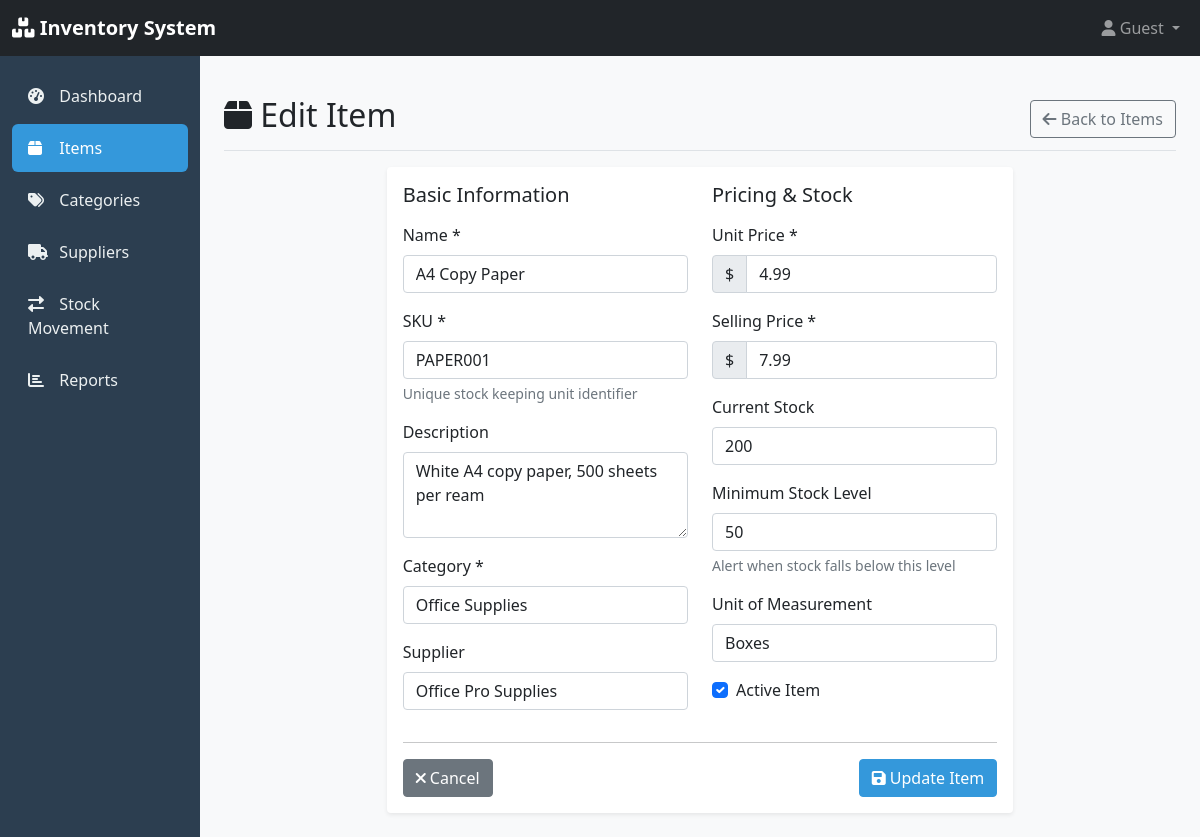
Before: /inventory/items/4/edit/ with the older database file.
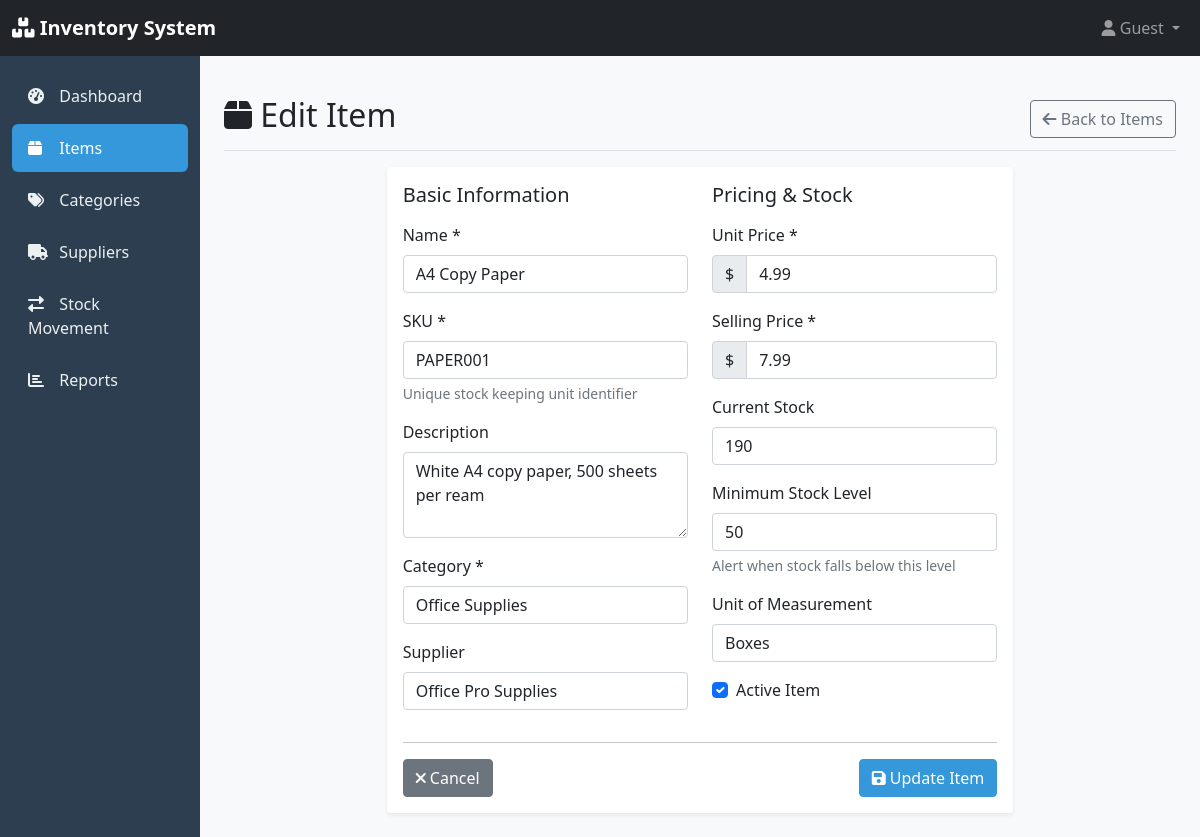
After: the same page with the newer database file.
### inventory/models.py (models this page shows, shortened)
class Item(models.Model):
    UNIT_CHOICES = [
        ('pieces', 'Pieces'),
        ('kg', 'Kilograms'),
        ('liters', 'Liters'),
        ('meters', 'Meters'),
        ('boxes', 'Boxes'),
    ]
    name = models.CharField(max_length=200)
    description = models.TextField(blank=True)
    sku = models.CharField(max_length=50, unique=True, help_text="Stock Keeping Unit")
    category = models.ForeignKey(Category, on_delete=models.CASCADE, related_name='items')
    supplier = models.ForeignKey(Supplier, on_delete=models.SET_NULL, null=True, blank=True, related_name='items')
    unit_price = models.DecimalField(max_digits=10, decimal_places=2, validators=[MinValueValidator(Decimal('0.00'))])
    selling_price = models.DecimalField(max_digits=10, decimal_places=2, validators=[MinValueValidator(Decimal('0.00'))])
    quantity_in_stock = models.PositiveIntegerField(default=0)
    minimum_stock_level = models.PositiveIntegerField(default=10, help_text="Alert when stock falls below this level")
    unit_of_measurement = models.CharField(max_length=20, choices=UNIT_CHOICES, default='pieces')
    is_active = models.BooleanField(default=True)
    created_at = models.DateTimeField(auto_now_add=True)
    updated_at = models.DateTimeField(auto_now=True)
    created_by = models.ForeignKey(User, on_delete=models.SET_NULL, null=True, blank=True)
    class Meta:
        ordering = ['name']

### inventory/views.py (the view)
# urls.py: path('items/<int:item_id>/edit/', views.item_edit, name='item_edit'),
def item_edit(request, item_id):
    item = get_object_or_404(Item, id=item_id)
    if request.method == 'POST':
        form = ItemForm(request.POST, instance=item)
        if form.is_valid():
            form.save()
            messages.success(request, f'Item "{item.name}" updated successfully!')
            return redirect('inventory:item_detail', item_id=item.id)
    else:
        form = ItemForm(instance=item)
    return render(request, 'inventory/item_form.html', {
        'form': form,
        'item': item,
        'title': 'Edit Item'
    })

### inventory/models.py (called while the page is built)
    def __str__(self):
        return self.name

    def __str__(self):
        return self.name

### inventory/templates/inventory/item_form.html (shortened to what the changed rows need)
{% extends 'inventory/base.html' %}
{% block content %}
<div class="d-flex justify-content-between flex-wrap flex-md-nowrap align-items-center pt-3 pb-2 mb-3 border-bottom">
    <h1 class="h2">
        <i class="fas fa-box"></i>
        {{ title }}
    </h1>
</div>
<div class="row justify-content-center">
    <div class="col-md-8">
        <div class="card">
            <div class="card-body">
                <form method="post">
                    <div class="row">
                        <div class="col-md-6">
                            <div class="mb-3">
                                <label for="{{ form.name.id_for_label }}" class="form-label">Name *</label>
                                {{ form.name }}
                            </div>
                            <div class="mb-3">
                                <label for="{{ form.sku.id_for_label }}" class="form-label">SKU *</label>
                                {{ form.sku }}
                                <div class="form-text">Unique stock keeping unit identifier</div>
                            </div>
                            <div class="mb-3">
                                <label for="{{ form.description.id_for_label }}" class="form-label">Description</label>
                                {{ form.description }}
                            </div>
                            <div class="mb-3">
                                <label for="{{ form.category.id_for_label }}" class="form-label">Category *</label>
                                {{ form.category }}
                            </div>
                            <div class="mb-3">
                                <label for="{{ form.supplier.id_for_label }}" class="form-label">Supplier</label>
                                {{ form.supplier }}
                            </div>
                        </div>
                        <div class="col-md-6">
                            <div class="mb-3">
                                <div class="input-group">
                                    <span class="input-group-text">$</span>
                                    {{ form.unit_price }}
                                </div>
                            </div>
                            <div class="mb-3">
                                <div class="input-group">
                                    <span class="input-group-text">$</span>
                                    {{ form.selling_price }}
                                </div>
                            </div>
                            <div class="mb-3">
                                <label for="{{ form.quantity_in_stock.id_for_label }}" class="form-label">Current Stock</label>
                                {{ form.quantity_in_stock }}
                            </div>
                            <div class="mb-3">
                                <label for="{{ form.minimum_stock_level.id_for_label }}" class="form-label">Minimum Stock Level</label>
                                {{ form.minimum_stock_level }}
                                <div class="form-text">Alert when stock falls below this level</div>
                            </div>
                            <div class="mb-3">
                                <label for="{{ form.unit_of_measurement.id_for_label }}" class="form-label">Unit of Measurement</label>
                                {{ form.unit_of_measurement }}
                            </div>
                            <div class="mb-3 form-check">
                                {{ form.is_active }}
                                <label class="form-check-label" for="{{ form.is_active.id_for_label }}">
                                    Active Item
                                </label>
                            </div>
                        </div>
                    </div>
                </form>
            </div>
        </div>
    </div>
</div>
{% endblock %}

Changed rows visible on the page:
changed Item "A4 Copy Paper": quantity_in_stock "200" → "190"
